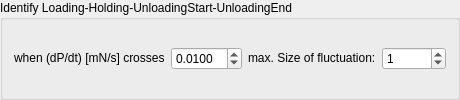
               <widget class="QGroupBox" name="groupBox_10">
                <property name="sizePolicy">
                 <sizepolicy hsizetype="Maximum" vsizetype="Maximum">
                  <horstretch>0</horstretch>
                  <verstretch>0</verstretch>
                 </sizepolicy>
                </property>
                <property name="minimumSize">
                 <size>
                  <width>460</width>
                  <height>0</height>
                 </size>
                </property>
                <property name="maximumSize">
                 <size>
                  <width>460</width>
                  <height>16777215</height>
                 </size>
                </property>
                <property name="title">
                 <string>Identify Loading-Holding-UnloadingStart-UnloadingEnd</string>
                </property>
                <layout class="QGridLayout" name="gridLayout_18">
                 <item row="0" column="5">
                  <widget class="QLabel" name="label_18">
                   <property name="sizePolicy">
                    <sizepolicy hsizetype="Maximum" vsizetype="Maximum">
                     <horstretch>0</horstretch>
                     <verstretch>0</verstretch>
                    </sizepolicy>
                   </property>
                   <property name="minimumSize">
                    <size>
                     <width>0</width>
                     <height>0</height>
                    </size>
                   </property>
                   <property name="text">
                    <string>max. Size of fluctuation:</string>
                   </property>
                  </widget>
                 </item>
                 <item row="0" column="4">
                  <widget class="QDoubleSpinBox" name="doubleSpinBox_relForceRateNoise_tabTipRadius_FrameStiffness">
                   <property name="sizePolicy">
                    <sizepolicy hsizetype="Minimum" vsizetype="Maximum">
                     <horstretch>0</horstretch>
                     <verstretch>0</verstretch>
                    </sizepolicy>
                   </property>
                   <property name="decimals">
                    <number>4</number>
                   </property>
                   <property name="singleStep">
                    <double>0.000100000000000</double>
                   </property>
                   <property name="value">
                    <double>0.010000000000000</double>
                   </property>
                  </widget>
                 </item>
                 <item row="0" column="6">
                  <widget class="QSpinBox" name="spinBox_max_size_fluctuation_tabTipRadius_FrameStiffness">
                   <property name="sizePolicy">
                    <sizepolicy hsizetype="Minimum" vsizetype="Maximum">
                     <horstretch>0</horstretch>
                     <verstretch>0</verstretch>
                    </sizepolicy>
                   </property>
                   <property name="value">
                    <number>1</number>
                   </property>
                  </widget>
                 </item>
                 <item row="0" column="0">
                  <widget class="QLabel" name="label_17">
                   <property name="sizePolicy">
                    <sizepolicy hsizetype="Maximum" vsizetype="Maximum">
                     <horstretch>0</horstretch>
                     <verstretch>0</verstretch>
                    </sizepolicy>
                   </property>
                   <property name="text">
                    <string>when (dP/dt) [mN/s] crosses</string>
                   </property>
                  </widget>
                 </item>
                </layout>
               </widget>
